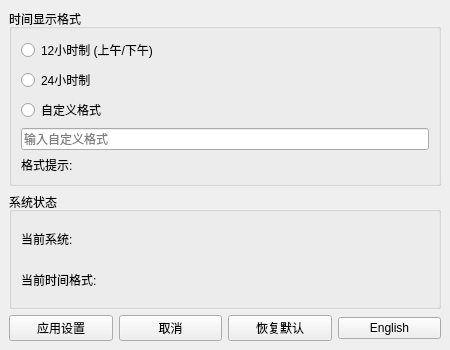
<?xml version="1.0" encoding="UTF-8"?>
<ui version="4.0">
 <class>MainWindow</class>
 <widget class="QMainWindow" name="MainWindow">
  <property name="geometry">
   <rect>
    <x>0</x>
    <y>0</y>
    <width>450</width>
    <height>350</height>
   </rect>
  </property>
  <property name="windowTitle">
   <string>时间格式设置工具</string>
  </property>
  <widget class="QWidget" name="centralwidget">
   <layout class="QVBoxLayout" name="verticalLayout">
    <item>
     <widget class="QGroupBox" name="groupBox">
      <property name="title">
       <string>时间显示格式</string>
      </property>
      <layout class="QVBoxLayout" name="verticalLayout_2">
       <item>
        <widget class="QRadioButton" name="radio_12h">
         <property name="text">
          <string>12小时制 (上午/下午)</string>
         </property>
        </widget>
       </item>
       <item>
        <widget class="QRadioButton" name="radio_24h">
         <property name="text">
          <string>24小时制</string>
         </property>
        </widget>
       </item>
       <item>
        <widget class="QRadioButton" name="radio_custom">
         <property name="text">
          <string>自定义格式</string>
         </property>
        </widget>
       </item>
       <item>
        <widget class="QLineEdit" name="lineEdit">
         <property name="placeholderText">
          <string>输入自定义格式</string>
         </property>
        </widget>
       </item>
       <item>
        <widget class="QLabel" name="label_format_tip">
         <property name="text">
          <string>格式提示: </string>
         </property>
         <property name="wordWrap">
          <bool>true</bool>
         </property>
        </widget>
       </item>
      </layout>
     </widget>
    </item>
    <item>
     <widget class="QGroupBox" name="groupBox_2">
      <property name="title">
       <string>系统状态</string>
      </property>
      <layout class="QVBoxLayout" name="verticalLayout_3">
       <item>
        <widget class="QLabel" name="label_status">
         <property name="text">
          <string>当前系统: </string>
         </property>
        </widget>
       </item>
       <item>
        <widget class="QLabel" name="label_current_format">
         <property name="text">
          <string>当前时间格式: </string>
         </property>
        </widget>
       </item>
      </layout>
     </widget>
    </item>
    <item>
     <layout class="QHBoxLayout" name="horizontalLayout">
      <item>
       <widget class="QPushButton" name="btn_confirm">
        <property name="text">
         <string>应用设置</string>
        </property>
       </widget>
      </item>
      <item>
       <widget class="QPushButton" name="btn_cancel">
        <property name="text">
         <string>取消</string>
        </property>
       </widget>
      </item>
      <item>
       <widget class="QPushButton" name="btn_restore">
        <property name="text">
         <string>恢复默认</string>
        </property>
       </widget>
      </item>
      <item>
       <widget class="QPushButton" name="btn_language">
        <property name="text">
         <string>English</string>
        </property>
       </widget>
      </item>
     </layout>
    </item>
   </layout>
  </widget>
 </widget>
 <resources/>
 <connections/>
</ui>
